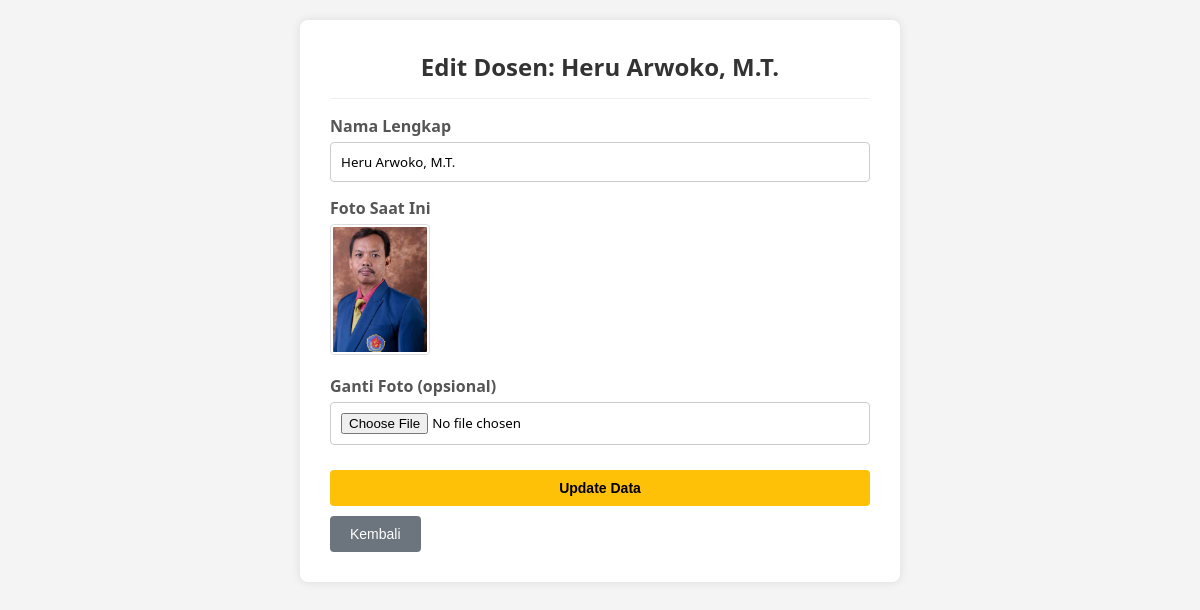
The page /update_dosen.php?npk=192014 (signed in) on the database its author committed.
### tables this page shows
CREATE TABLE `dosen` (
  `npk` char(6) NOT NULL,
  `nama` varchar(45) DEFAULT NULL,
  `foto_extension` varchar(4) DEFAULT NULL
);

### src/class/parent.php (called while the page is built, shortened)
<?php
class classParent {
	public function __construct(){
		$this->mysqli =
		new mysqli(SERVER, UID, PWD, DB);
	}
}
?>

### src/class/dosen.php (called while the page is built, shortened)
<?php
require_once("parent.php");
class Dosen extends classParent {
    public function getDosen($npk = null) {
        if ($npk) {
            $sql = "SELECT * FROM dosen WHERE npk=?";
            $stmt = $this->mysqli->prepare($sql);
            $stmt->bind_param("s", $npk);
            $stmt->execute();
            $res = $stmt->get_result();
            $data = $res->fetch_assoc();
            return $data;
        }
    }
}
?>

### src/update_dosen.php (the view, shortened to what this page needs)
<?php
require_once("class/dosen.php");
$dosenObj = new Dosen();
$dosen = $dosenObj->getDosen($_GET['npk']);
?>
<!DOCTYPE html>
<html>
<head>
    <link rel="stylesheet" href="style.css">
</head>
<body>
<div class="container">
    <h1>Edit Dosen: <?php echo htmlentities($dosen['nama']); ?></h1>
    <form method="post" action="proses_update_dosen.php" enctype="multipart/form-data">
        <div class="form-group">
            <label for="nama">Nama Lengkap</label>
            <input type="text" name="nama" id="nama" value="<?php echo htmlentities($dosen['nama']); ?>" required>
        </div>
        <div class="form-group">
            <label>Foto Saat Ini</label>
            <?php
            if (!empty($dosen['foto_extension'])) {
                $path = "images/" . $dosen['npk'] . "." . $dosen['foto_extension'];
                if (file_exists($path)) {
                    echo "<img src='$path' class='preview'>";
                } else {
                    echo "File foto tidak ditemukan.";
                }
            } else {
                echo "<i>Belum ada foto.</i>";
            }
            ?>
        </div>
        <div class="form-group">
            <label for="foto">Ganti Foto (opsional)</label>
            <input type="file" name="foto" id="foto" accept="image/jpeg, image/png, image/jpg">
        </div>
        <button type="submit" name="update" class="btn-save btn-update">Update Data</button>
        <a href="display_dosen.php"><button type="button" class="btn-back">Kembali</button></a>
    </form>
</div>
</body>
</html>

### src/style.css (style rules this page uses)
* { box-sizing: border-box; }
body { font-family: 'Segoe UI', Tahoma, Geneva, Verdana, sans-serif; background-color: #f4f4f4; padding: 20px; margin: 0; }
.container { background: white; padding: 30px; border-radius: 8px; width: 95%; max-width: 600px; margin: auto; box-shadow: 0 0 10px rgba(0,0,0,0.1); }
h1 { margin-top: 0; color: #333; text-align: center; border-bottom: 1px solid #eee; padding-bottom: 15px; font-size: 24px; }
.form-group { margin-bottom: 15px; }
label { display: block; margin-bottom: 5px; font-weight: 600; color: #555; }
input[type="text"], input[type="password"], input[type="date"], input[type="datetime-local"], input[type="number"], input[type="file"], select, textarea { width: 100%; padding: 10px; border: 1px solid #ccc; border-radius: 4px; box-sizing: border-box; font-family: inherit; }
button, .btn { cursor: pointer; padding: 10px 20px; border: none; border-radius: 4px; font-size: 14px; margin-top: 10px; transition: background 0.3s; text-decoration: none; display: inline-block; }
.btn-save, .btn-add, .btn-login { background-color: #28a745; color: white; width: 100%; font-weight: bold; }
.btn-update, .btn-edit, .editBtn { background-color: #ffc107; color: black; }
.btn-back, .btn-secondary { background-color: #6c757d; color: white; }
img.foto, img.preview { width: 100px; border-radius: 4px; border: 1px solid #ddd; padding: 2px; }
img { max-width: 100%; height: auto; }

### rows shown on the page
dosen: nama "Heru Arwoko, M.T.", npk+foto_extension (picture)
